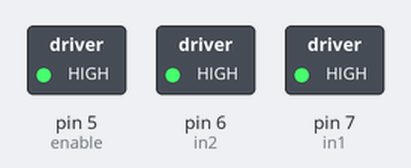
A sketch run on a simulated Arduino Uno, built with avr-gcc and run on an emulated ATmega328P. Parts: switched loads named in the sketch (green lamp = pin HIGH).

Above: at 0.1 s.
Timing chart, 0 to 1.6 s (numbered marks = the images above):
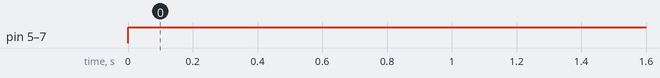

Measured:
- by itself, pin 5 (enable), pin 6 (in2), pin 7 (in1): LOW → HIGH at 0.00 s

The sketch:

Code13.ino
```cpp
// (licence header left out)
//Q3 Write an Arduino Program to run motor

int in1 =7, in2 = 6, enable =5;
void setup()
{
  pinMode(in1, OUTPUT);
  pinMode(in2, OUTPUT);
  pinMode(enable, OUTPUT);
}
void loop ()
{
  digitalWrite (in1, HIGH);
  digitalWrite (in2, HIGH);
  digitalWrite (enable, HIGH);
  delay(200);
}
```
